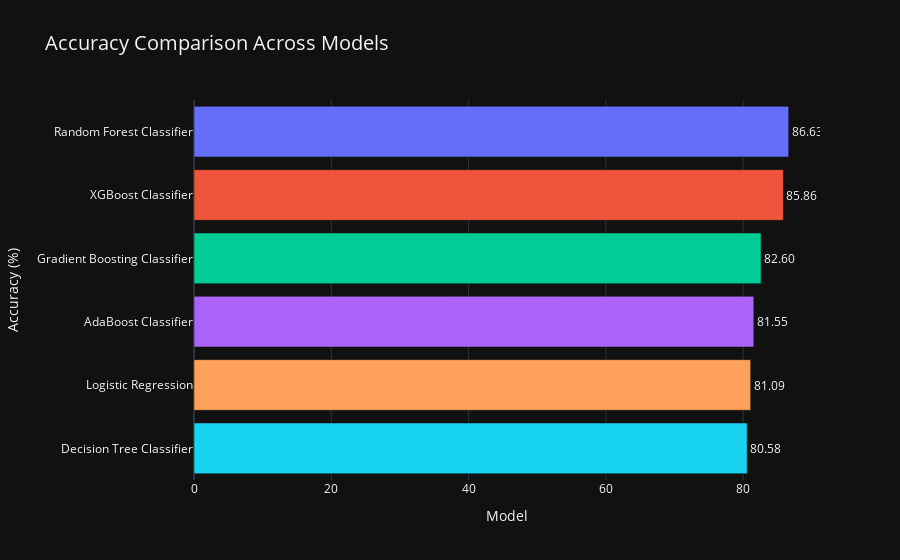
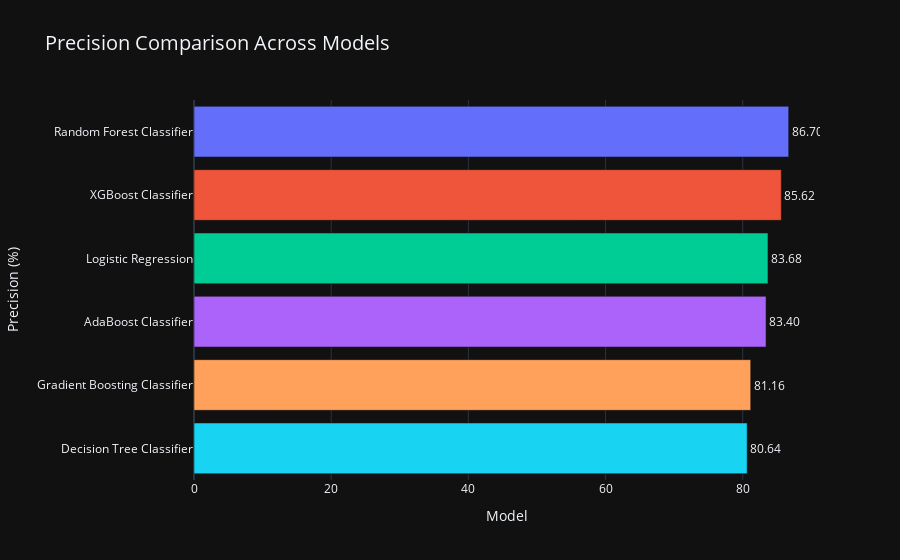
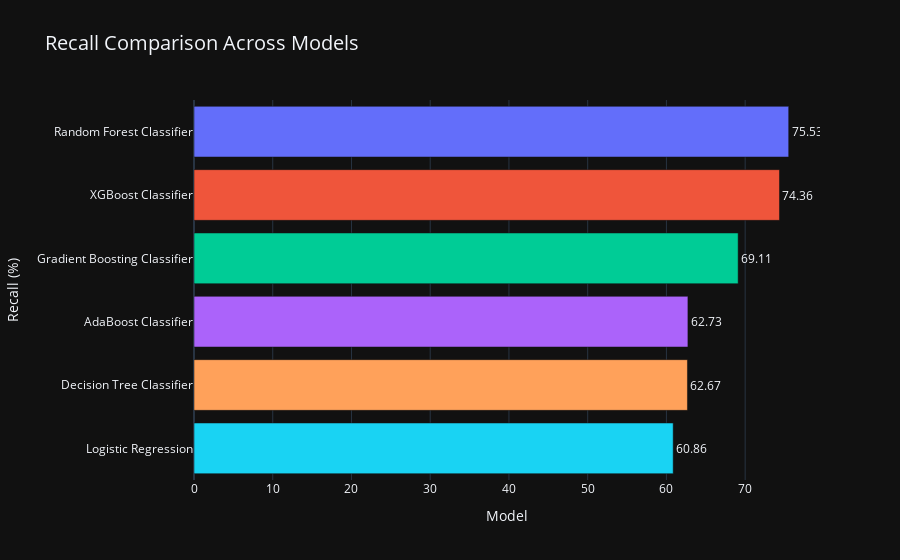

The notebook cell these images were saved under, in order:
### Code cell
# Data preparation
data = {
    'Model': [
        'Random Forest Classifier', 'XGBoost Classifier', 
        'Gradient Boosting Classifier', 'AdaBoost Classifier', 
        'Decision Tree Classifier', 'Logistic Regression'
    ],
    'Accuracy': [86.63, 85.86, 82.6, 81.55, 80.58, 81.09],
    'Precision': [86.7, 85.62, 81.16, 83.4, 80.64, 83.68],
    'Recall': [75.53, 74.36, 69.11, 62.73, 62.67, 60.86],
    'F1-score': [80.73, 79.59, 74.65, 71.6, 70.53, 70.47],
    'AUC': [92.97, 92.39, 89.31, 87.14, 86.67, 85.1]
}

# Convert to DataFrame
df = pd.DataFrame(data)

# Function to create individual bar charts
def create_bar_chart(metric):
    df_sorted = df.sort_values(by=metric, ascending=False)
    fig = px.bar(
        df_sorted,
        x=metric,
        y='Model',
        title=f'{metric} Comparison Across Models',
        template='plotly_dark',
        labels={metric: f'{metric} (%)'},
        color='Model',
        text=metric
    )
    fig.update_traces(texttemplate='%{text:.2f}', textposition='outside')
    fig.update_layout(
        title_font=dict(size=20),
        xaxis=dict(title='Model'),
        yaxis=dict(title=f'{metric} (%)'),
        showlegend=False
    )
    return fig

# Generate plots for each metric
metrics = ['Accuracy', 'Precision', 'Recall', 'F1-score', 'AUC']
for metric in metrics:
    fig = create_bar_chart(metric)
    fig.show()

### Figure 1 — Plotly figure (JSON) as saved in the notebook; plotly's stock layout.template omitted (floating-point values rounded to 4 significant figures)
{"data": [{"alignmentgroup": "True", "hovertemplate": "Model=%{y}<br>Accuracy (%)=%{text}<extra></extra>", "legendgroup": "Random Forest Classifier", "marker": {"color": "#636efa", "pattern": {"shape": ""}}, "name": "Random Forest Classifier", "offsetgroup": "Random Forest Classifier", "orientation": "h", "showlegend": true, "text": [86.63], "textposition": "outside", "texttemplate": "%{text:.2f}", "type": "bar", "x": [86.63], "xaxis": "x", "y": ["Random Forest Classifier"], "yaxis": "y"}, {"alignmentgroup": "True", "hovertemplate": "Model=%{y}<br>Accuracy (%)=%{text}<extra></extra>", "legendgroup": "XGBoost Classifier", "marker": {"color": "#EF553B", "pattern": {"shape": ""}}, "name": "XGBoost Classifier", "offsetgroup": "XGBoost Classifier", "orientation": "h", "showlegend": true, "text": [85.86], "textposition": "outside", "texttemplate": "%{text:.2f}", "type": "bar", "x": [85.86], "xaxis": "x", "y": ["XGBoost Classifier"], "yaxis": "y"}, {"alignmentgroup": "True", "hovertemplate": "Model=%{y}<br>Accuracy (%)=%{text}<extra></extra>", "legendgroup": "Gradient Boosting Classifier", "marker": {"color": "#00cc96", "pattern": {"shape": ""}}, "name": "Gradient Boosting Classifier", "offsetgroup": "Gradient Boosting Classifier", "orientation": "h", "showlegend": true, "text": [82.6], "textposition": "outside", "texttemplate": "%{text:.2f}", "type": "bar", "x": [82.6], "xaxis": "x", "y": ["Gradient Boosting Classifier"], "yaxis": "y"}, {"alignmentgroup": "True", "hovertemplate": "Model=%{y}<br>Accuracy (%)=%{text}<extra></extra>", "legendgroup": "AdaBoost Classifier", "marker": {"color": "#ab63fa", "pattern": {"shape": ""}}, "name": "AdaBoost Classifier", "offsetgroup": "AdaBoost Classifier", "orientation": "h", "showlegend": true, "text": [81.55], "textposition": "outside", "texttemplate": "%{text:.2f}", "type": "bar", "x": [81.55], "xaxis": "x", "y": ["AdaBoost Classifier"], "yaxis": "y"}, {"alignmentgroup": "True", "hovertemplate": "Model=%{y}<br>Accuracy (%)=%{text}<extra></extra>", "legendgroup": "Logistic Regression", "marker": {"color": "#FFA15A", "pattern": {"shape": ""}}, "name": "Logistic Regression", "offsetgroup": "Logistic Regression", "orientation": "h", "showlegend": true, "text": [81.09], "textposition": "outside", "texttemplate": "%{text:.2f}", "type": "bar", "x": [81.09], "xaxis": "x", "y": ["Logistic Regression"], "yaxis": "y"}, {"alignmentgroup": "True", "hovertemplate": "Model=%{y}<br>Accuracy (%)=%{text}<extra></extra>", "legendgroup": "Decision Tree Classifier", "marker": {"color": "#19d3f3", "pattern": {"shape": ""}}, "name": "Decision Tree Classifier", "offsetgroup": "Decision Tree Classifier", "orientation": "h", "showlegend": true, "text": [80.58], "textposition": "outside", "texttemplate": "%{text:.2f}", "type": "bar", "x": [80.58], "xaxis": "x", "y": ["Decision Tree Classifier"], "yaxis": "y"}], "layout": {"barmode": "relative", "legend": {"title": {"text": "Model"}, "tracegroupgap": 0}, "showlegend": false, "title": {"font": {"size": 20}, "text": "Accuracy Comparison Across Models"}, "xaxis": {"anchor": "y", "domain": [0, 1], "title": {"text": "Model"}}, "yaxis": {"anchor": "x", "categoryarray": ["Decision Tree Classifier", "Logistic Regression", "AdaBoost Classifier", "Gradient Boosting Classifier", "XGBoost Classifier", "Random Forest Classifier"], "categoryorder": "array", "domain": [0, 1], "title": {"text": "Accuracy (%)"}}}}

### Figure 2 — Plotly figure (JSON) as saved in the notebook; plotly's stock layout.template omitted (floating-point values rounded to 4 significant figures)
{"data": [{"alignmentgroup": "True", "hovertemplate": "Model=%{y}<br>Precision (%)=%{text}<extra></extra>", "legendgroup": "Random Forest Classifier", "marker": {"color": "#636efa", "pattern": {"shape": ""}}, "name": "Random Forest Classifier", "offsetgroup": "Random Forest Classifier", "orientation": "h", "showlegend": true, "text": [86.7], "textposition": "outside", "texttemplate": "%{text:.2f}", "type": "bar", "x": [86.7], "xaxis": "x", "y": ["Random Forest Classifier"], "yaxis": "y"}, {"alignmentgroup": "True", "hovertemplate": "Model=%{y}<br>Precision (%)=%{text}<extra></extra>", "legendgroup": "XGBoost Classifier", "marker": {"color": "#EF553B", "pattern": {"shape": ""}}, "name": "XGBoost Classifier", "offsetgroup": "XGBoost Classifier", "orientation": "h", "showlegend": true, "text": [85.62], "textposition": "outside", "texttemplate": "%{text:.2f}", "type": "bar", "x": [85.62], "xaxis": "x", "y": ["XGBoost Classifier"], "yaxis": "y"}, {"alignmentgroup": "True", "hovertemplate": "Model=%{y}<br>Precision (%)=%{text}<extra></extra>", "legendgroup": "Logistic Regression", "marker": {"color": "#00cc96", "pattern": {"shape": ""}}, "name": "Logistic Regression", "offsetgroup": "Logistic Regression", "orientation": "h", "showlegend": true, "text": [83.68], "textposition": "outside", "texttemplate": "%{text:.2f}", "type": "bar", "x": [83.68], "xaxis": "x", "y": ["Logistic Regression"], "yaxis": "y"}, {"alignmentgroup": "True", "hovertemplate": "Model=%{y}<br>Precision (%)=%{text}<extra></extra>", "legendgroup": "AdaBoost Classifier", "marker": {"color": "#ab63fa", "pattern": {"shape": ""}}, "name": "AdaBoost Classifier", "offsetgroup": "AdaBoost Classifier", "orientation": "h", "showlegend": true, "text": [83.4], "textposition": "outside", "texttemplate": "%{text:.2f}", "type": "bar", "x": [83.4], "xaxis": "x", "y": ["AdaBoost Classifier"], "yaxis": "y"}, {"alignmentgroup": "True", "hovertemplate": "Model=%{y}<br>Precision (%)=%{text}<extra></extra>", "legendgroup": "Gradient Boosting Classifier", "marker": {"color": "#FFA15A", "pattern": {"shape": ""}}, "name": "Gradient Boosting Classifier", "offsetgroup": "Gradient Boosting Classifier", "orientation": "h", "showlegend": true, "text": [81.16], "textposition": "outside", "texttemplate": "%{text:.2f}", "type": "bar", "x": [81.16], "xaxis": "x", "y": ["Gradient Boosting Classifier"], "yaxis": "y"}, {"alignmentgroup": "True", "hovertemplate": "Model=%{y}<br>Precision (%)=%{text}<extra></extra>", "legendgroup": "Decision Tree Classifier", "marker": {"color": "#19d3f3", "pattern": {"shape": ""}}, "name": "Decision Tree Classifier", "offsetgroup": "Decision Tree Classifier", "orientation": "h", "showlegend": true, "text": [80.64], "textposition": "outside", "texttemplate": "%{text:.2f}", "type": "bar", "x": [80.64], "xaxis": "x", "y": ["Decision Tree Classifier"], "yaxis": "y"}], "layout": {"barmode": "relative", "legend": {"title": {"text": "Model"}, "tracegroupgap": 0}, "showlegend": false, "title": {"font": {"size": 20}, "text": "Precision Comparison Across Models"}, "xaxis": {"anchor": "y", "domain": [0, 1], "title": {"text": "Model"}}, "yaxis": {"anchor": "x", "categoryarray": ["Decision Tree Classifier", "Gradient Boosting Classifier", "AdaBoost Classifier", "Logistic Regression", "XGBoost Classifier", "Random Forest Classifier"], "categoryorder": "array", "domain": [0, 1], "title": {"text": "Precision (%)"}}}}

### Figure 3 — Plotly figure (JSON) as saved in the notebook; plotly's stock layout.template omitted (floating-point values rounded to 4 significant figures)
{"data": [{"alignmentgroup": "True", "hovertemplate": "Model=%{y}<br>Recall (%)=%{text}<extra></extra>", "legendgroup": "Random Forest Classifier", "marker": {"color": "#636efa", "pattern": {"shape": ""}}, "name": "Random Forest Classifier", "offsetgroup": "Random Forest Classifier", "orientation": "h", "showlegend": true, "text": [75.53], "textposition": "outside", "texttemplate": "%{text:.2f}", "type": "bar", "x": [75.53], "xaxis": "x", "y": ["Random Forest Classifier"], "yaxis": "y"}, {"alignmentgroup": "True", "hovertemplate": "Model=%{y}<br>Recall (%)=%{text}<extra></extra>", "legendgroup": "XGBoost Classifier", "marker": {"color": "#EF553B", "pattern": {"shape": ""}}, "name": "XGBoost Classifier", "offsetgroup": "XGBoost Classifier", "orientation": "h", "showlegend": true, "text": [74.36], "textposition": "outside", "texttemplate": "%{text:.2f}", "type": "bar", "x": [74.36], "xaxis": "x", "y": ["XGBoost Classifier"], "yaxis": "y"}, {"alignmentgroup": "True", "hovertemplate": "Model=%{y}<br>Recall (%)=%{text}<extra></extra>", "legendgroup": "Gradient Boosting Classifier", "marker": {"color": "#00cc96", "pattern": {"shape": ""}}, "name": "Gradient Boosting Classifier", "offsetgroup": "Gradient Boosting Classifier", "orientation": "h", "showlegend": true, "text": [69.11], "textposition": "outside", "texttemplate": "%{text:.2f}", "type": "bar", "x": [69.11], "xaxis": "x", "y": ["Gradient Boosting Classifier"], "yaxis": "y"}, {"alignmentgroup": "True", "hovertemplate": "Model=%{y}<br>Recall (%)=%{text}<extra></extra>", "legendgroup": "AdaBoost Classifier", "marker": {"color": "#ab63fa", "pattern": {"shape": ""}}, "name": "AdaBoost Classifier", "offsetgroup": "AdaBoost Classifier", "orientation": "h", "showlegend": true, "text": [62.73], "textposition": "outside", "texttemplate": "%{text:.2f}", "type": "bar", "x": [62.73], "xaxis": "x", "y": ["AdaBoost Classifier"], "yaxis": "y"}, {"alignmentgroup": "True", "hovertemplate": "Model=%{y}<br>Recall (%)=%{text}<extra></extra>", "legendgroup": "Decision Tree Classifier", "marker": {"color": "#FFA15A", "pattern": {"shape": ""}}, "name": "Decision Tree Classifier", "offsetgroup": "Decision Tree Classifier", "orientation": "h", "showlegend": true, "text": [62.67], "textposition": "outside", "texttemplate": "%{text:.2f}", "type": "bar", "x": [62.67], "xaxis": "x", "y": ["Decision Tree Classifier"], "yaxis": "y"}, {"alignmentgroup": "True", "hovertemplate": "Model=%{y}<br>Recall (%)=%{text}<extra></extra>", "legendgroup": "Logistic Regression", "marker": {"color": "#19d3f3", "pattern": {"shape": ""}}, "name": "Logistic Regression", "offsetgroup": "Logistic Regression", "orientation": "h", "showlegend": true, "text": [60.86], "textposition": "outside", "texttemplate": "%{text:.2f}", "type": "bar", "x": [60.86], "xaxis": "x", "y": ["Logistic Regression"], "yaxis": "y"}], "layout": {"barmode": "relative", "legend": {"title": {"text": "Model"}, "tracegroupgap": 0}, "showlegend": false, "title": {"font": {"size": 20}, "text": "Recall Comparison Across Models"}, "xaxis": {"anchor": "y", "domain": [0, 1], "title": {"text": "Model"}}, "yaxis": {"anchor": "x", "categoryarray": ["Logistic Regression", "Decision Tree Classifier", "AdaBoost Classifier", "Gradient Boosting Classifier", "XGBoost Classifier", "Random Forest Classifier"], "categoryorder": "array", "domain": [0, 1], "title": {"text": "Recall (%)"}}}}
